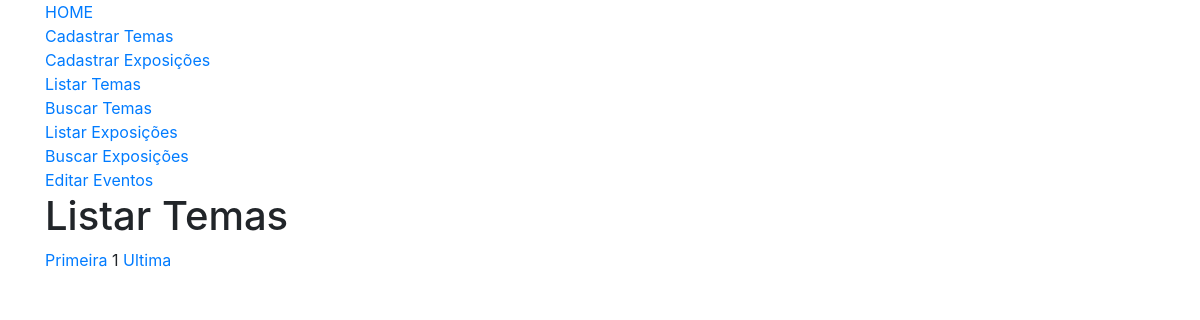
Page /funcionario/form-listar-temas.php on the earlier database version.
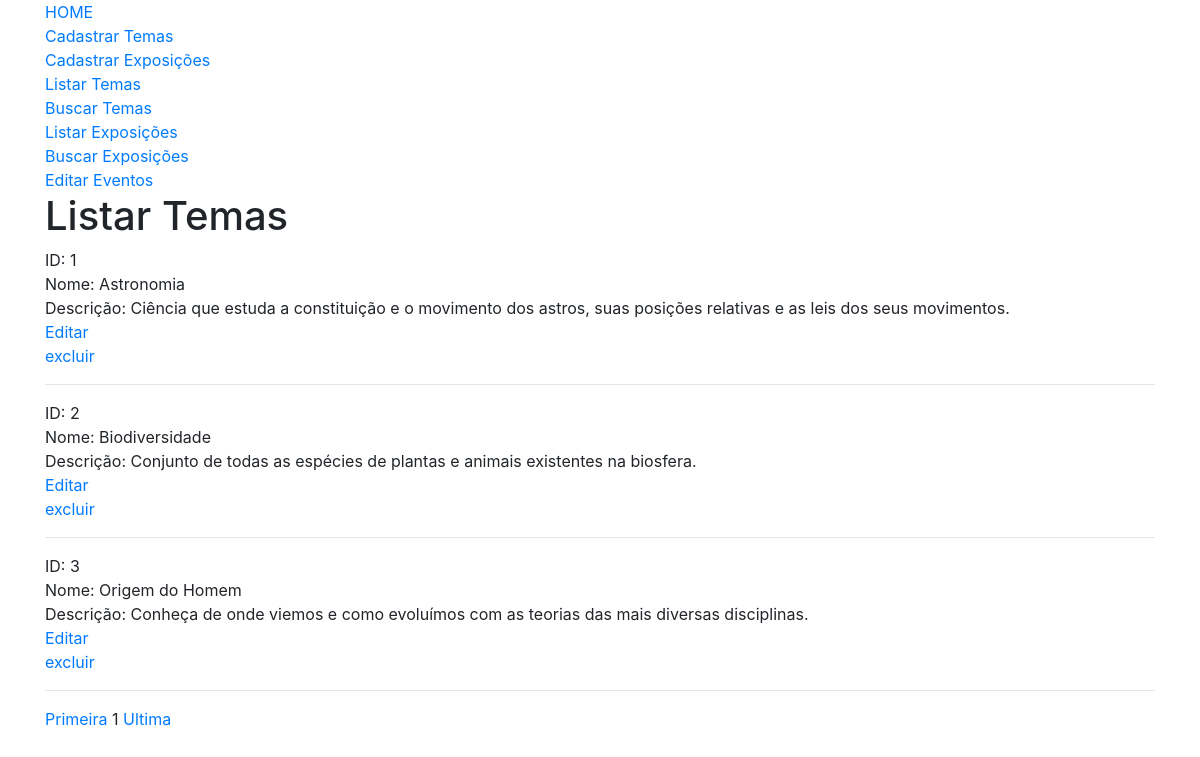
Same page on the later database version.
### tables this page shows
CREATE TABLE IF NOT EXISTS temas (
	id INT AUTO_INCREMENT PRIMARY KEY,    
    nome VARCHAR(100), 
    descricao VARCHAR(1000)    
);

### funcionario/form-listar-temas.php (the view, shortened to what this page needs)
<?php
include_once("../db/conexao.php");
?>
<!DOCTYPE html>
<html lang="pt-br">
	<head>
		<link rel="stylesheet" href="https://stackpath.bootstrapcdn.com/bootstrap/4.1.0/css/bootstrap.min.css">
	</head>
	<body>
		<div class="container">
			<a href="../index.php">HOME</a><br>
			<a href="form-cad-temas.php">Cadastrar Temas</a><br>
			<a href="form-cad-exposicoes.php">Cadastrar Exposições</a><br>
			<a href="form-listar-temas.php">Listar Temas</a><br>
			<a href="form-buscar-temas.php">Buscar Temas</a><br>
			<a href="form-listar-exposicoes.php">Listar Exposições</a><br>
			<a href="form-buscar-exposicoes.php">Buscar Exposições</a><br>
			<a href="t-c-gerir-eventos.php">Editar Eventos</a><br>
			<h1> Listar Temas </h1>
			<?php
			$pagina_atual = filter_input(INPUT_GET,'pagina', FILTER_SANITIZE_NUMBER_INT);
			$pagina = (!empty($pagina_atual)) ? $pagina_atual : 1;
			$total_de_resultados_por_pagina = 3;
			$inicio = ($total_de_resultados_por_pagina * $pagina) - $total_de_resultados_por_pagina;
			$query = "SELECT * FROM temas LIMIT $inicio, $total_de_resultados_por_pagina";
			$result_query = mysqli_query($conn, $query);
			while($row = mysqli_fetch_assoc($result_query))
			{
				echo "ID: " . $row['id'] . "<br>";
				echo "Nome: " . $row['nome'] . "<br>";
				echo "Descrição: " . $row['descricao'] . "<br>";
				echo "<a href='form-editar-tema.php?id=" . $row['id'] . "'>Editar</a><br>";
				echo "<a href='proc-excluir-tema.php?id=" . $row['id'] . "' data-confirm=''>excluir</a><br><hr>";
			}
			$query = "SELECT COUNT(id) AS total_temas FROM temas";
			$result_query = mysqli_query($conn, $query);
			$row_pagina = mysqli_fetch_assoc($result_query);
			$total_de_paginas = ceil($row_pagina['total_temas'] / $total_de_resultados_por_pagina);
			echo "<a href='form-listar-temas.php?pagina=1'>Primeira</a> ";
			echo "$pagina ";
			echo "<a href='form-listar-temas.php?pagina=$total_de_paginas'>Ultima</a>";
			?>
		</div>
	</body>
</html>

Differences in the rows shown:
added temas: id "1", nome "Astronomia", descricao "Ciência que estuda a constituição e o movimento dos astros, suas posições relativas e as leis dos seus movimentos."
added temas: id "2", nome "Biodiversidade", descricao "Conjunto de todas as espécies de plantas e animais existentes na biosfera."
added temas: id "3", nome "Origem do Homem", descricao "Conheça de onde viemos e como evoluímos com as teorias das mais diversas disciplinas."
